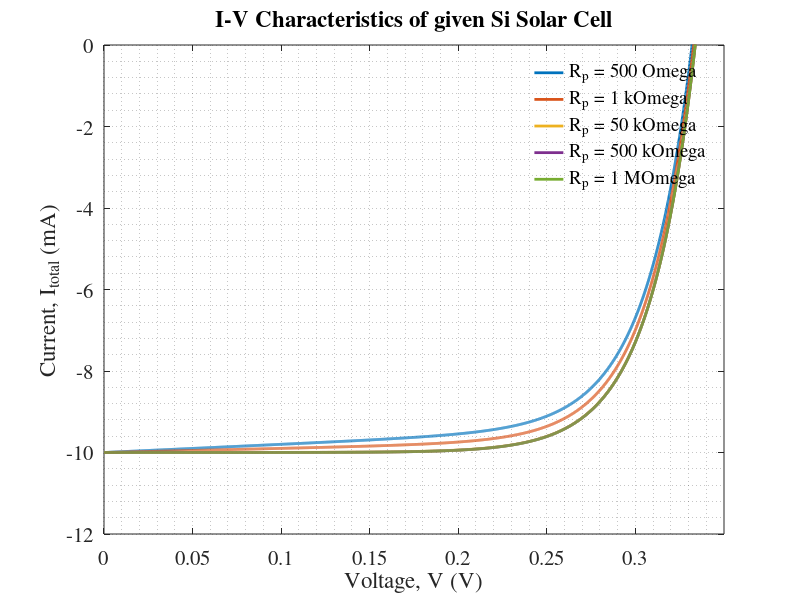
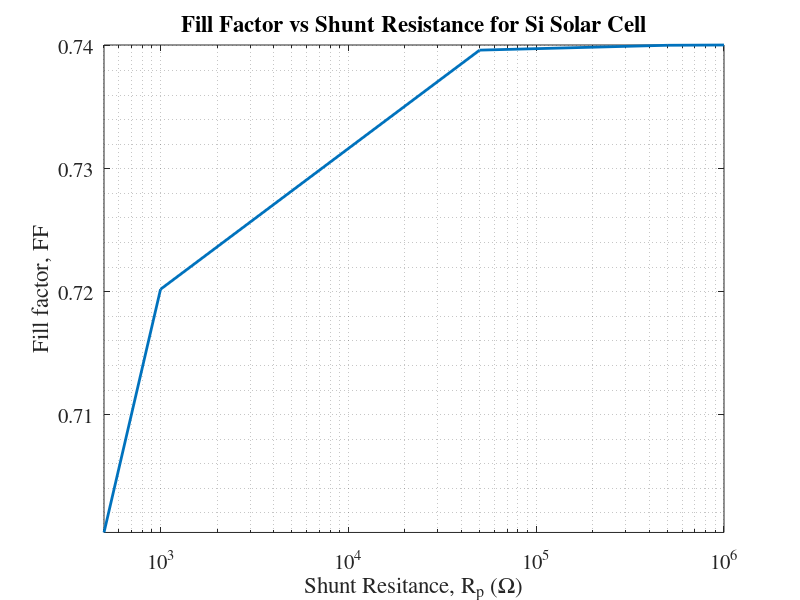

These figures' MATLAB source, in order:
clc;
close all;
clearvars;
set(0, 'DefaultAxesFontName', 'Times');
set(0, 'DefaultAxesFontSize', 15);

%% Constants

e   = 1.6e-19;                  % Elementary charge in Coulombs
T   = 300;                      % Temperature in Kelvin
Io  = 25e-9;                    % Reverse saturation current in Amperes
kb  = 1.38e-23;                 % Boltzmann constant in J/K
kbT = kb*T;                     % Thermal energy in Joules

K   = 10e-3/500;                % Photoelectric conversion coefficient (A/W)
Irr = 500;                      % Solar irradiance in W/m²

n   = 1;                        % Ideality factor of the diode
V   = 0:0.0001:0.35;           % Voltage array from 0 to 0.35V in steps of 0.1mV
area= 1e-2*1e-2;               % Solar cell area in m² (1cm x 1cm)

Iph = K*Irr;                    % Photogenerated current (A) = conversion efficiency * irradiance



%% Solar Cell Characteristics Analysis with Variable Shunt Resistance

Rs = 0;                          % Series resistance in ohms (set to 0)
% Rp = inf;                      % Infinite shunt resistance (commented out)
% Rp = logspace(2,6,100);        % Logarithmic array of Rp values (commented out)
Rp = [500, 1e3, 5e4, 5e5, 1e6];  % Array of shunt resistance values in ohms

% Initialize arrays to store calculated parameters for each Rp value
V_oc    = zeros(1,length(Rp));         % Open circuit voltage
V_m     = zeros(1,length(Rp));         % Voltage at maximum power point
I_m     = zeros(1,length(Rp));         % Current at maximum power point
I_sc    = zeros(1,length(Rp));         % Short circuit current
P_max   = zeros(1,length(Rp));         % Maximum power
FF      = zeros(1,length(Rp));         % Fill factor
I_total = zeros(length(Rp),length(V)); % Total current for each Rp
P_total = zeros(length(Rp),length(V)); % Total power for each Rp

% Loop through each shunt resistance value
for i = 1:length(Rp)
    % Calculate total current using solar cell equation
    % I = -Iph (photogenerated current) + diode current + shunt current
    I = - Iph + Io*(exp(e*V/(n*kb*T))-1) + (V/Rp(i));

    % Find open circuit voltage (voltage where current crosses zero)
    V_oc(i) = V(find(I>=0,1,'first'));

    % Find short circuit current (current at zero voltage)
    I_sc(i) = I(find(V<=0,1,'last'));

    % Store current and power values
    I_total(i,:) = I;
    P_total(i,:) = (-I_total(i,:)).*V;    % Power = voltage * current

    % Find maximum power point
    P_max(i) = max(P_total(i,:));

    % Find current and voltage at maximum power point
    I_m(i)  = I_total(P_total(i,:)==P_max(1,i));
    V_m(i)  = V(P_total(i,:)==P_max(1,i));

    % Calculate fill factor (ratio of max power to product of Voc and Isc)
    FF(i)   = abs(P_max(1,i)/I_sc(1,i)/V_oc(1,i));

    % Plot I-V curve (current in mA)
    plot(V,I_total(i,:)*1e3,'linewidth',2);
    hold on;
end

xlabel('Voltage, V (V)')
ylabel('Current, I_{total} (mA)')
axis tight
grid minor;
title("I-V Characteristics of given Si Solar Cell");
ylim([-12,0]);
xlim([0,0.35]);

legend("R_p = 500 \Omega","R_p = 1 k\Omega", "R_p = 50 k\Omega", "R_p = 500 k\Omega", "R_p = 1 M\Omega");
legend('Location', 'best');
legend box off;
saveas(gcf, 'C:\SPB_Data\EEE460_Jan2024_byakc\EXP5_BYAKC\reportprepare\task5_IVCharacteristics_Varying_Rp_SiSolarCell.png');
%% P-V

% i = 1;
% plot(V,P_total(i,:)/1e-3, 'linewidth',2);
% ylim([0, max(P_total(i,:)/1e-3)]);
% xlabel('Voltage, V (V)');
% ylabel('Power, P (mW)');
%
%
% grid minor;
% title("P-V curve for Si Solar Cell");

%%


figure(2)
semilogx(Rp,FF,'linewidth',2)
% semilogx(Rp,I_sc,'linewidth',2)
% semilogx(Rp,V_oc,'linewidth',2)
% semilogx(Rp,P_max,'linewidth',2)

xlabel('Shunt Resitance, R_p (\Omega)')
ylabel('Fill factor, FF')
axis tight
grid minor;
title("Fill Factor vs Shunt Resistance for Si Solar Cell");
saveas(gcf, 'C:\SPB_Data\EEE460_Jan2024_byakc\EXP5_BYAKC\reportprepare\task5_FillFactorvsRp_SiSolarCell.png');



%% Extra
% If I = [-2, -1, 0, 1, 2]
% Then I>=0 gives [0, 0, 1, 1, 1]
% find(I>=0,1,'first') returns 3
% If V = [0.1, 0.2, 0.3, 0.4, 0.5]
% Then V_oc would be 0.3


% If V = [-0.1, 0, 0.1, 0.2, 0.3]
% Then V<=0 gives [1, 1, 0, 0, 0]
% find(V<=0,1,'last') returns 2
% If I = [-5, -4, -3, -2, -1]
% Then I_sc would be -4

